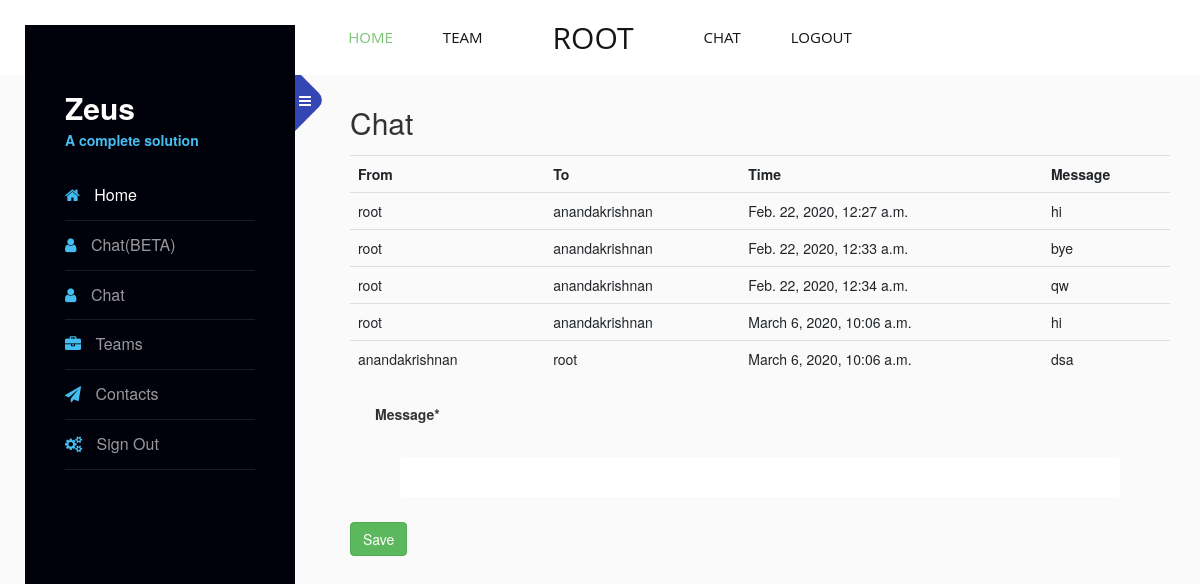
Before: /chat/continueChat/anandakrishnan (signed in) with the older database file.
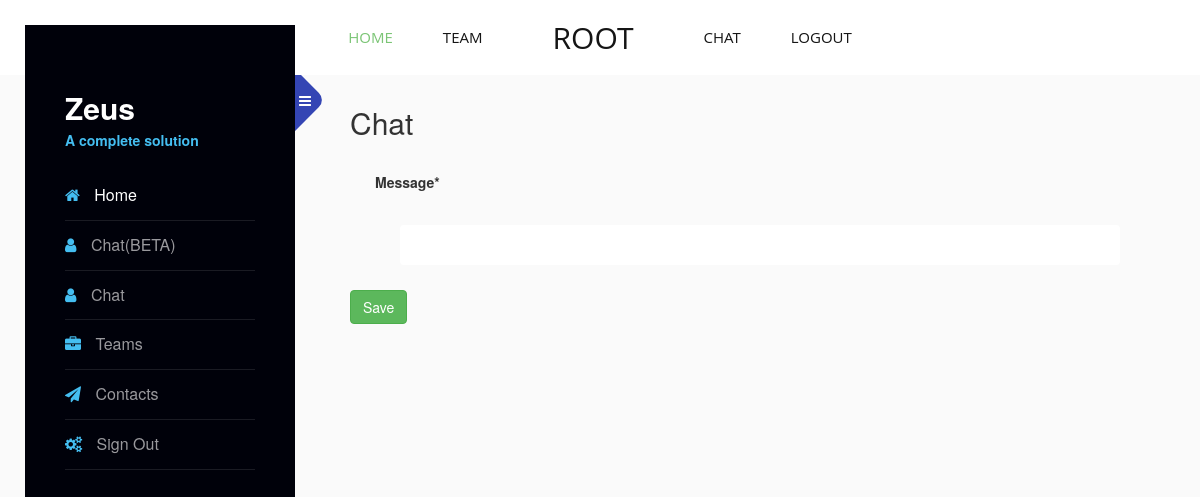
After: the same page with the newer database file.
### chat/models.py (models this page shows, shortened)
class DirectMessage(models.Model):
	sentFrom = models.ForeignKey(User,on_delete=models.CASCADE,related_name='directFrom')
	sentTo   = models.ForeignKey(User,on_delete=models.CASCADE,related_name='directTo')
	message  = models.CharField(max_length=200)
	created_date = models.DateTimeField(default=timezone.now)

### chat/views.py (the view)
# urls.py: path('continueChat/<str:name>', views.continueChat, name='continueChat'),
@login_required
def continueChat(request,name):
	if request.method == "POST":
		form = DirectMessageForm(request.POST)
		if form.is_valid():
			chat=form.save(commit=False)
			chat.created_date=timezone.now()
			chat.sentFrom=request.user
			chat.save()
			return redirect('continueChat',name=name)
	else:
		nameId=User.objects.get(username=name)
		chats=DirectMessage.objects.filter((Q(sentFrom=request.user) &  Q(sentTo=nameId)) | (Q(sentFrom=nameId) &  Q(sentTo=request.user))).order_by('created_date')
		form=DirectMessageForm(initial={'sentTo':nameId})
		form.fields['sentTo'].widget = forms.HiddenInput()
	return render(request, 'message.html', {'form': form,'chats':chats,'name':name})

### chat/forms.py
class DirectMessageForm(forms.ModelForm):
	class Meta:
		model = DirectMessage
		fields = ('sentTo','message',)

### chat/templates/message.html (shortened to what this page needs)
{% extends 'nav.html' %}
{% block content %}
	<link rel="stylesheet" href="https://maxcdn.bootstrapcdn.com/bootstrap/3.4.0/css/bootstrap.min.css">
</head>
<body>
<h2>Chat</h2>
{% if chats %}
    <table class="table table-hover">
        <tr>
            <th>From</th>
            <th>To</th>
            <th>Time</th>
            <th>Message</th>
        </tr>
        {% for chat in chats %}
        <tr>
            <td>{{ chat.sentFrom }}</td>
            <td>{{ chat.sentTo }}</td>
            <td>{{ chat.created_date }}</td>
            <td>{{ chat.message }}</td>
        </tr>
        {% endfor %}
    </table>
{% endif %}
{% load crispy_forms_tags %}
<form method="POST" class="post-form">
    {{ form|crispy }}
    <button type="submit" class="btn btn-success">Save</button>
</form>
</body>
{% endblock %}

### tcs/templates/nav.html (shortened to what this page needs)
<!DOCTYPE html>
<html lang="en">
{% load static %}
<head>
	<link href="{% static 'tcs/nav/bootstrap.min.css' %}" rel="stylesheet">
	<link href="{% static 'tcs/nav/icofont.min.css'%}" rel="stylesheet">
	<link href="{% static 'tcs/nav/style.css'%}" rel="stylesheet">
	<link rel="stylesheet" href="https://stackpath.bootstrapcdn.com/font-awesome/4.7.0/css/font-awesome.min.css">
	<link rel="stylesheet" href="{% static 'tcs/sidebar/css/style.css' %}">
</head>
<body>
	<nav class="nav-menu d-none d-lg-block">
		<ul class="nav-inner">
			<li class="active"><a href="{% url 'home' username=user %}">Home</a></li>
			<li><a href="{% url 'team' %}">Team</a> </li>
			<li class="nav-logo"><a href="{% url 'index' %}"><h2>{{user}}</h2></a></li>
			<li><a href="{% url 'chat'  %}">Chat</a></li>
			<li><a href="{% url 'logout' %}">Logout</a></li>
		</ul>
	</nav>
<div class="wrapper d-flex align-items-stretch">
	<nav id="sidebar">
		<div class="custom-menu">
			<button type="button" id="sidebarCollapse" class="btn btn-primary">
				<i class="fa fa-bars"></i>
			</button>
		</div>
		<div class="p-4">
			<h1><a href="index.html" class="logo">Zeus <span>A complete solution</span></a></h1>
			<ul class="list-unstyled components mb-5">
				<li class="active">
					<a href="{% url 'home' username=user %}"><span class="fa fa-home mr-3"></span> Home</a>
				</li>
				<li>
					<a href="{% url 'chat'  %}"><span class="fa fa-user mr-3"></span> Chat(BETA)</a>
				</li>
				<li>
					<a href="{% url 'chatStable'  %}"><span class="fa fa-user mr-3"></span> Chat</a>
				</li>
				<li>
					<a href="{% url 'team' %}"><span class="fa fa-briefcase mr-3"></span> Teams</a>
				</li>
				<li>
					<a href="{% url 'home' username=user %}"><span class="fa fa-paper-plane mr-3"></span> Contacts</a>
				</li>
				<li>
					<a href="{% url 'logout' %}"><span class="fa fa-cogs mr-3"></span> Sign Out</a>
				</li>
			</ul>
		</div>
	</nav>
	<div id="content" class="p-4 p-md-5 pt-5">
		{% block content %}
		{% endblock %}
	</div>
	</body>
	</html>

### static/tcs/nav/style.css (style rules this page uses)
body { font-family: "Open Sans", sans-serif; color: #555555; }
a { color: #7cc576; }
h1, h2, h3, h4, h5, h6 { font-family: "Montserrat", sans-serif; }
.nav-menu { background-color: white; position: fixed; top: 0; width: 100%; }
.nav-menu, .nav-menu * { margin: 0; padding: 0; list-style: none; }
.nav-menu > ul > li { position: relative; white-space: nowrap; float: left; }
.nav-menu .nav-inner { display: flex; justify-content: center; align-items: center; }
.nav-menu .nav-logo { padding: 0 20px; }
.nav-menu a { display: block; position: relative; color: #151515; padding: 15px 25px; transition: 0.3s; font-size: 15px; text-transform: uppercase; font-family: "Open Sans", sans-serif; }
.nav-menu a:hover, .nav-menu .active > a, .nav-menu li:hover > a { color: #7cc576; text-decoration: none; }
.mobile-nav { position: fixed; top: 55px; right: 15px; bottom: 15px; left: 15px; z-index: 9999; overflow-y: auto; background: #fff; transition: ease-in-out 0.2s; opacity: 0; visibility: hidden; border-radius: 10px; padding: 10px 0; }
.mobile-nav * { margin: 0; padding: 0; list-style: none; }
.mobile-nav a { display: block; position: relative; color: #151515; padding: 10px 20px; font-weight: 500; outline: none; }
.mobile-nav a:hover, .mobile-nav .active > a, .mobile-nav li:hover > a { color: #7cc576; text-decoration: none; }

### chat/templates/message.html (style rules this page uses)
div { margin: 25px; }

Changed rows visible on the page:
removed DirectMessage: sentFrom "root", sentTo "anandakrishnan", created_date "Feb. 22, 2020, 12:27 a.m.", message "hi"
removed DirectMessage: sentFrom "root", sentTo "anandakrishnan", created_date "Feb. 22, 2020, 12:33 a.m.", message "bye"
removed DirectMessage: sentFrom "root", sentTo "anandakrishnan", created_date "Feb. 22, 2020, 12:34 a.m.", message "qw"
removed DirectMessage: sentFrom "root", sentTo "anandakrishnan", created_date "March 6, 2020, 10:06 a.m.", message "hi"
removed DirectMessage: sentFrom "anandakrishnan", sentTo "root", created_date "March 6, 2020, 10:06 a.m.", message "dsa"
Other visible differences:
text no longer shown: "From To Time Message"
